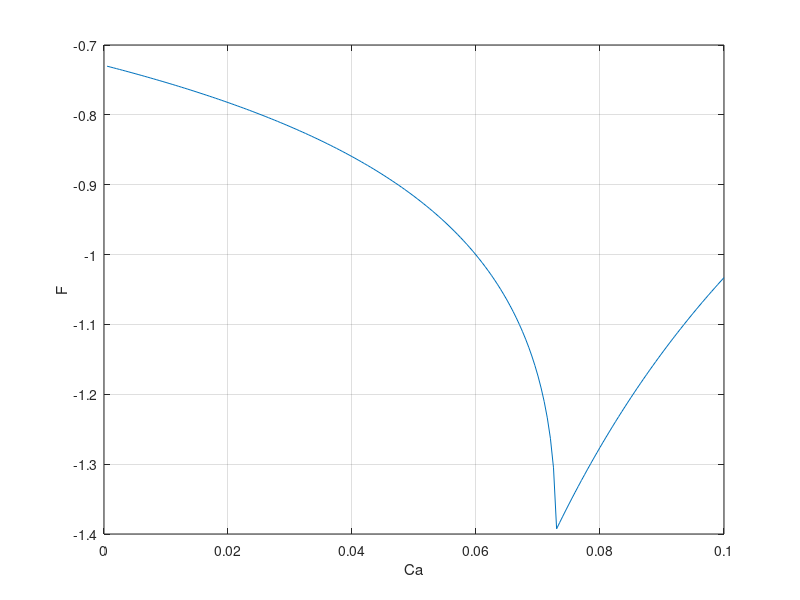
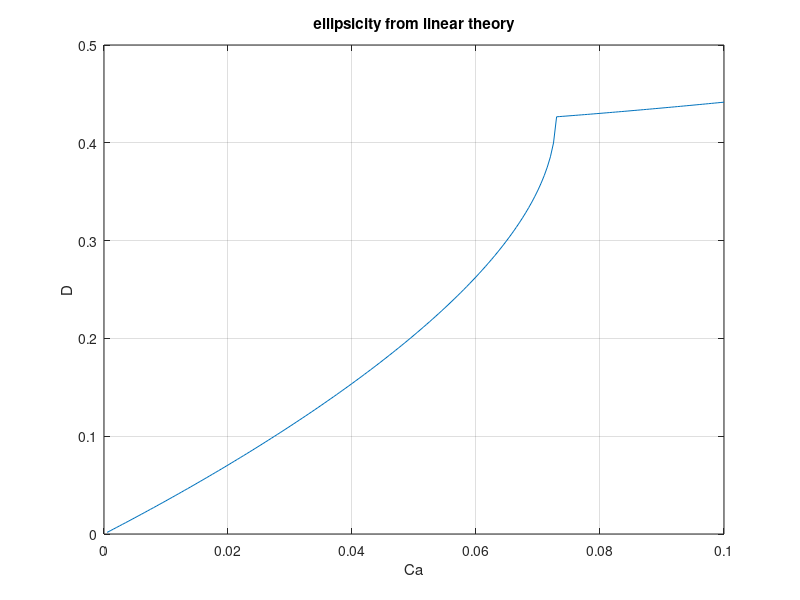

Write the MATLAB code that produced these figures, in order.
% get ellipse shapes from linear theory Acrivos 1973

clear variables
close all

%physical parameters
%CAREFUL BEACUSE MY CAPILLARY NUMBER IS SCALED BY 2
Ca = 0:0.001:0.2;  %my capillary number
Ca = Ca/2;
lambda = 1;

%equation parameters
a0 = 5/3/(2*lambda+3);
a1 = -40*(lambda+1)/(2*lambda+3)/(19*lambda+16);
a2 = 10*(4*lambda-9)/7/(2*lambda+3)^2;
a3 = 288*(137*lambda^3+624*lambda^2+741*lambda+248)/(7*(2*lambda+3)^2*(19*lambda+16)^2);

b0 = -360*(lambda+1)/(17*lambda+16)/(10*lambda+11);
b1 = 1/7/(2*lambda+3);
b2 = (16*(-14*lambda^3+207*lambda^2+431*lambda+192))/(21*(2*lambda+3)*(19*lambda+16)*(17*lambda+16)*(10*lambda+11));

%F = zeros(numel(Ca),1);
F = ((a1+a2*Ca)+sqrt((a1+a2*Ca).^2-4*a0*a3*Ca))./(2*a3*Ca);
D = Ca.*(-4.5*F-399/2/b0*Ca.*F.*(-b1+b2*F))./(1-1.5*Ca.*(F+24/5*Ca.*F.^2)-891/2/b0*Ca.^2.*F.*(-b1+b2*F));
%D = sqrt(real(D).^2+imag(D).^2);

figure
plot(Ca,F)
grid on
xlabel('Ca')
ylabel('F')

figure
plot(Ca,D)
grid on
xlabel('Ca')
ylabel('D')
title('ellipsicity from linear theory')